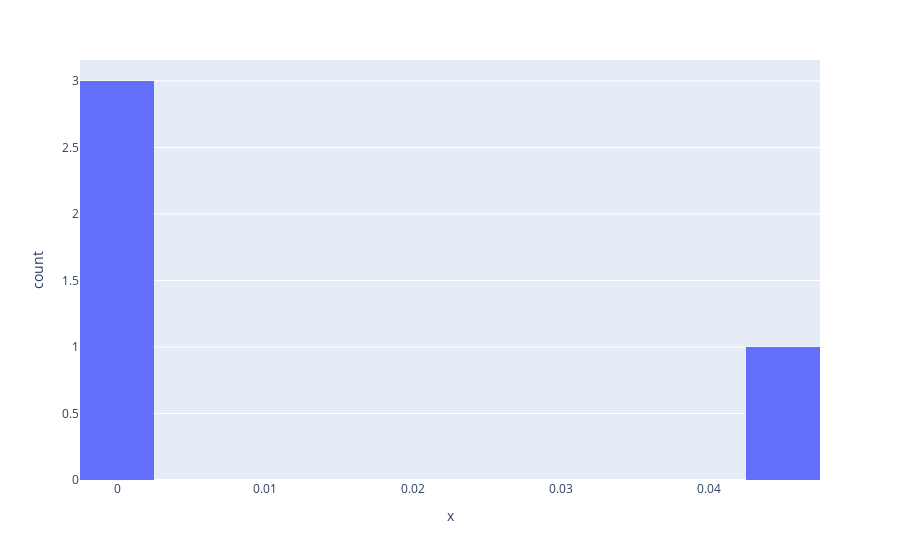

The code cell stored with this chart in its notebook:
### Code cell
result = run_test(
    "validmind.model_validation.ragas.ContextRelevancy",
    inputs={"dataset": vm_test_ds},
    params=ragas_column_map,
    show=False,
)
plot_distribution(result.metric.summary.results[0].data)

### Figure 1 — Plotly figure (JSON) as saved in the notebook; plotly's stock layout.template omitted (floating-point values rounded to 4 significant figures)
{"data": [{"alignmentgroup": "True", "bingroup": "x", "hovertemplate": "x=%{x}<br>count=%{y}<extra></extra>", "legendgroup": "", "marker": {"color": "#636efa", "pattern": {"shape": ""}}, "name": "", "nbinsx": 10, "offsetgroup": "", "orientation": "v", "showlegend": false, "type": "histogram", "x": [0, 0, 0.04688, 0], "xaxis": "x", "yaxis": "y"}], "layout": {"barmode": "relative", "legend": {"tracegroupgap": 0}, "margin": {"t": 60}, "xaxis": {"anchor": "y", "domain": [0, 1], "title": {"text": "x"}}, "yaxis": {"anchor": "x", "domain": [0, 1], "title": {"text": "count"}}}}
